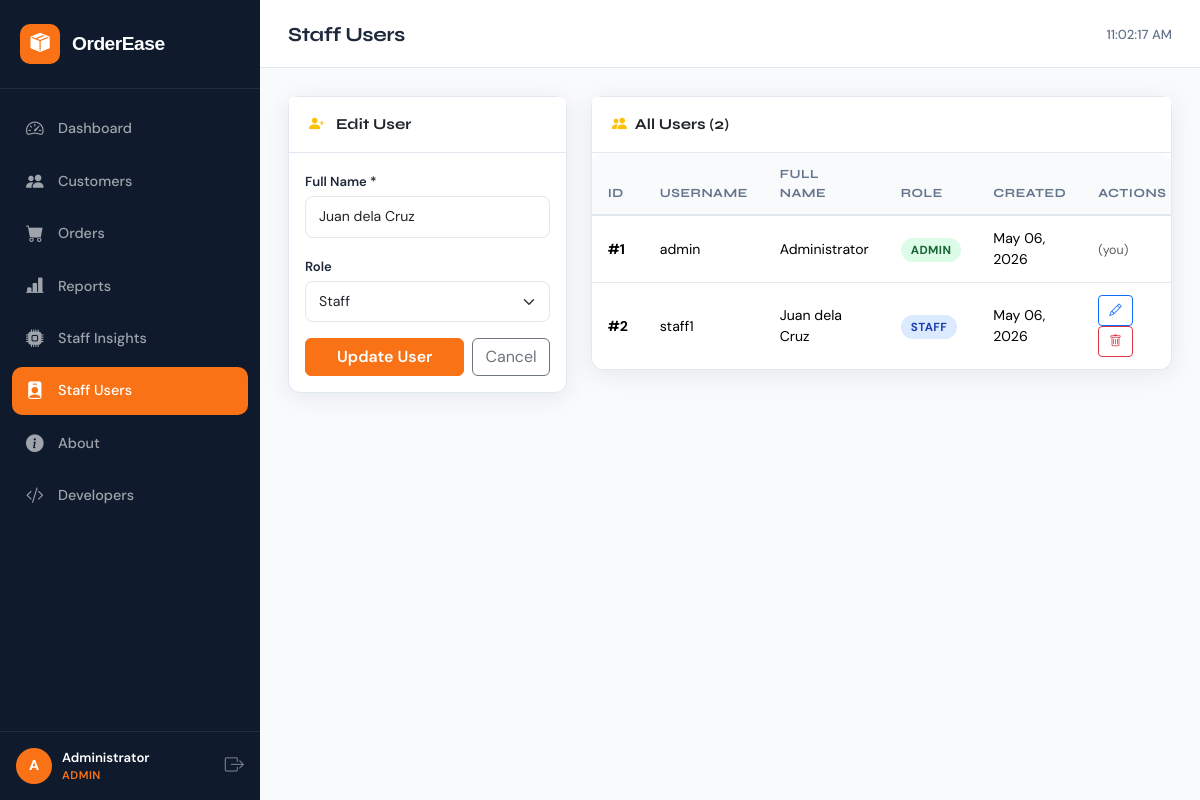
/users.php?edit=2 (signed in), run on the app's committed database.
### tables this page shows
CREATE TABLE IF NOT EXISTS users (
    id INT AUTO_INCREMENT PRIMARY KEY,
    username VARCHAR(50) NOT NULL UNIQUE,
    password VARCHAR(255) NOT NULL,
    full_name VARCHAR(100) NOT NULL,
    role ENUM('admin', 'staff') DEFAULT 'staff',
    created_at TIMESTAMP DEFAULT CURRENT_TIMESTAMP
);

### classes/Database.php (called while the page is built)
<?php
class Database {
    private static $instance = null;
    private $connection;
    private $host     = 'sql208.infinityfree.com';
    private $db_name  = 'if0_41796011_smart_order_db';
    private $username = 'if0_41796011';
    private $password = 'K84Zk4H9iy7j38A';
    private function __construct() {
        try {
            $this->connection = new PDO(
                "mysql:host={$this->host};dbname={$this->db_name};charset=utf8",
                $this->username,
                $this->password,
                array(
                    PDO::ATTR_ERRMODE            => PDO::ERRMODE_EXCEPTION,
                    PDO::ATTR_DEFAULT_FETCH_MODE => PDO::FETCH_ASSOC,
                    PDO::ATTR_EMULATE_PREPARES   => false,
                )
            );
        } catch (PDOException $e) {
            http_response_code(500);
            echo '<div style="font-family:monospace;background:#fee;border:1px solid #c00;padding:20px;margin:20px;border-radius:8px;">';
            echo '<strong>Database connection failed.</strong><br><br>';
            echo 'Error: ' . htmlspecialchars($e->getMessage()) . '<br><br>';
            echo 'Please check the host, db_name, username and password in <code>classes/Database.php</code>.';
            echo '</div>';
            exit;
        }
    }
    public static function getInstance() {
        if (self::$instance === null) {
            self::$instance = new Database();
        }
        return self::$instance;
    }
    public function getConnection() {
        return $this->connection;
    }
}

### classes/Auth.php (called while the page is built, shortened)
<?php
require_once __DIR__ . '/User.php';
class Auth {
    public function currentUser(): array {
        return [
            'id'        => $_SESSION['user_id']   ?? null,
            'username'  => $_SESSION['username']  ?? null,
            'full_name' => $_SESSION['full_name'] ?? null,
            'role'      => $_SESSION['role']      ?? null,
        ];
    }
}

### classes/User.php (called while the page is built, shortened)
<?php
require_once __DIR__ . '/Database.php';
class User {
    private $db;
    public function __construct() {
        $this->db = Database::getInstance()->getConnection();
    }
    public function findById(int $id): array|false {
        $stmt = $this->db->prepare("SELECT id, username, full_name, role, created_at FROM users WHERE id = :id LIMIT 1");
        $stmt->execute([':id' => $id]);
        return $stmt->fetch();
    }
    public function getAll(): array {
        $stmt = $this->db->query("SELECT id, username, full_name, role, created_at FROM users ORDER BY created_at DESC");
        return $stmt->fetchAll();
    }
}

### users.php (the view, shortened to what this page needs)
<?php
require_once 'classes/Auth.php';
require_once 'classes/User.php';
$auth = new Auth();
$auth->requireLogin();
$userModel   = new User();
$currentUser = $auth->currentUser();
$editData    = null;
if (isset($_GET['edit'])) {
    $editData = $userModel->findById((int)$_GET['edit']);
}
$users     = $userModel->getAll();
$pageTitle = 'Staff Users';
include 'partials/header.php';
?>
<div class="row g-4">
    <div class="col-lg-4">
        <div class="card">
            <div class="card-header">
                <i class="bi bi-person-plus-fill me-2 text-warning"></i>
                <?= $editData ? 'Edit User' : 'Add Staff User' ?>
            </div>
            <div class="card-body p-3">
                <form method="POST" action="users.php">
                    <div class="mb-3">
                        <label class="form-label">Full Name *</label>
                        <input type="text" name="full_name" class="form-control"
                               value="<?= htmlspecialchars($editData['full_name'] ?? '') ?>" required>
                    </div>
                    <div class="mb-3">
                        <label class="form-label">Role</label>
                        <select name="role" class="form-select">
                            <option value="staff"  <?= (isset($editData['role']) && $editData['role'] === 'staff')  ? 'selected' : '' ?>>Staff</option>
                        </select>
                    </div>
                    <div class="d-flex gap-2">
                        <button type="submit" class="btn btn-primary flex-fill">
                            <?= $editData ? 'Update User' : 'Create User' ?>
                        </button>
                        <?php if ($editData): ?>
                            <a href="users.php" class="btn btn-outline-secondary">Cancel</a>
                        <?php endif; ?>
                    </div>
                </form>
            </div>
        </div>
    </div>
    <div class="col-lg-8">
        <div class="card">
            <div class="card-header">
                <i class="bi bi-people-fill me-2 text-warning"></i>All Users (<?= count($users) ?>)
            </div>
            <div class="table-responsive">
                <table class="table">
                    <thead>
                        <tr>
                            <th>ID</th>
                            <th>Username</th>
                            <th>Full Name</th>
                            <th>Role</th>
                            <th>Created</th>
                            <th>Actions</th>
                        </tr>
                    </thead>
                    <tbody>
                        <?php foreach ($users as $u): ?>
                        <tr>
                            <td><strong>#<?= $u['id'] ?></strong></td>
                            <td><?= htmlspecialchars($u['username']) ?></td>
                            <td><?= htmlspecialchars($u['full_name']) ?></td>
                            <td><span class="status-badge <?= $u['role'] === 'admin' ? 'status-completed' : 'status-processing' ?>">
                                <?= ucfirst($u['role']) ?>
                            </span></td>
                            <td><?= date('M d, Y', strtotime($u['created_at'])) ?></td>
                            <td>
                                <?php if ($u['id'] != $currentUser['id']): ?>
                                    <a href="users.php?edit=<?= $u['id'] ?>" class="btn btn-sm btn-outline-primary me-1">
                                        <i class="bi bi-pencil"></i>
                                    </a>
                                    <form method="POST" action="users.php" class="d-inline">
                                        <button type="submit" class="btn btn-sm btn-outline-danger"
                                                data-confirm="Delete this user?">
                                            <i class="bi bi-trash"></i>
                                        </button>
                                    </form>
                                <?php else: ?>
                                    <span class="text-muted" style="font-size:.78rem;">(you)</span>
                                <?php endif; ?>
                            </td>
                        </tr>
                        <?php endforeach; ?>
                    </tbody>
                </table>
            </div>
        </div>
    </div>
</div>
<?php include 'partials/footer.php'; ?>

### partials/header.php (shortened to what this page needs)
<?php
$pageTitle = $pageTitle ?? 'Smart Order System';
$currentPage = basename($_SERVER['PHP_SELF'], '.php');
$user = (new Auth())->currentUser();
?>
<!DOCTYPE html>
<html lang="en">
<head>
    <link rel="stylesheet" href="https://cdn.jsdelivr.net/npm/bootstrap@5.3.3/dist/css/bootstrap.min.css">
    <link rel="stylesheet" href="https://cdn.jsdelivr.net/npm/bootstrap-icons@1.11.3/font/bootstrap-icons.min.css">
    <link rel="stylesheet" href="assets/css/style.css">
</head>
<body>
<div class="sidebar" id="sidebar">
    <div class="sidebar-brand">
        <span class="brand-icon"><i class="bi bi-box-seam-fill"></i></span>
        <span class="brand-text">OrderEase</span>
    </div>
    <nav class="sidebar-nav">
        <a href="dashboard.php" class="nav-link <?= $currentPage === 'dashboard' ? 'active' : '' ?>">
            <i class="bi bi-speedometer2"></i><span>Dashboard</span>
        </a>
        <a href="customers.php" class="nav-link <?= $currentPage === 'customers' ? 'active' : '' ?>">
            <i class="bi bi-people-fill"></i><span>Customers</span>
        </a>
        <a href="orders.php" class="nav-link <?= $currentPage === 'orders' ? 'active' : '' ?>">
            <i class="bi bi-cart-fill"></i><span>Orders</span>
        </a>
        <a href="reports.php" class="nav-link <?= $currentPage === 'reports' ? 'active' : '' ?>">
            <i class="bi bi-bar-chart-line-fill"></i><span>Reports</span>
        </a>
        <a href="ml_dashboard.php" class="nav-link <?= $currentPage === 'ml_dashboard' ? 'active' : '' ?>">
            <i class="bi bi-cpu-fill"></i><span>Staff Insights</span>
        </a>
        <?php if ($user['role'] === 'admin'): ?>
        <a href="users.php" class="nav-link <?= $currentPage === 'users' ? 'active' : '' ?>">
            <i class="bi bi-person-badge-fill"></i><span>Staff Users</span>
        </a>
        <?php endif; ?>
        <a href="about.php" class="nav-link <?= $currentPage === 'about' ? 'active' : '' ?>">
            <i class="bi bi-info-circle-fill"></i><span>About</span>
        </a>
        <a href="developers.php" class="nav-link <?= $currentPage === 'developers' ? 'active' : '' ?>">
            <i class="bi bi-code-slash"></i><span>Developers</span>
        </a>
    </nav>
    <div class="sidebar-footer">
        <div class="user-info">
            <div class="user-avatar"><?= strtoupper(substr($user['full_name'], 0, 1)) ?></div>
            <div class="user-details">
                <span class="user-name"><?= htmlspecialchars($user['full_name']) ?></span>
                <span class="user-role badge-role-<?= $user['role'] ?>"><?= ucfirst($user['role']) ?></span>
            </div>
        </div>
        <a href="logout.php" class="logout-btn" title="Logout"><i class="bi bi-box-arrow-right"></i></a>
    </div>
</div>
<div class="main-content" id="mainContent">
    <div class="topbar">
        <h1 class="page-title"><?= htmlspecialchars($pageTitle) ?></h1>
        <div class="topbar-right">
            <span class="topbar-time" id="clock"></span>
        </div>
    </div>
    <div class="content-area">

### data on the page
users: full_name "A", full_name "Administrator", role "ADMIN", id "1", username "admin", created_at "May 06, 2026", shows "(you)"
users: full_name "Juan dela Cruz", role "Staff", id "2", username "staff1", role "STAFF", created_at "May 06, 2026"

### other printed values
$pageTitle "Staff Users"
count($users) "2"
